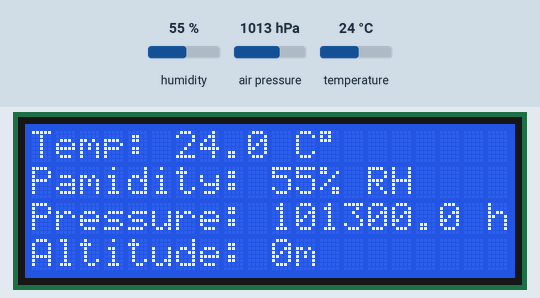
Bench run of a sketch on a simulated Arduino Uno, built with avr-gcc and run on an emulated ATmega328P. Parts: 20×4 character LCD. The test bench sets the inputs (shaded band); at power-on: air pressure 1013 hPa, humidity 55 %, temperature 24 °C.

Above: at 2.2 s.
2.3 s: air pressure set to 952 hPa
At 3.5 s:
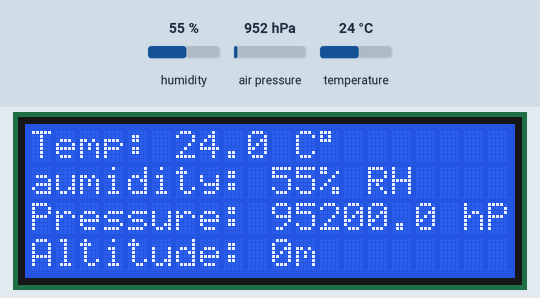
4.3 s: humidity set to 22 %
At 5.4 s:
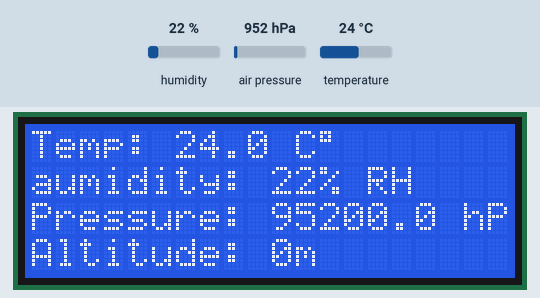
5.9 s: temperature set to 12 °C
At 7.3 s:
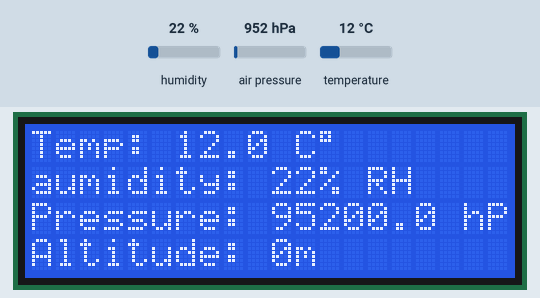
7.6 s: humidity set to 40 %
At 9.2 s:
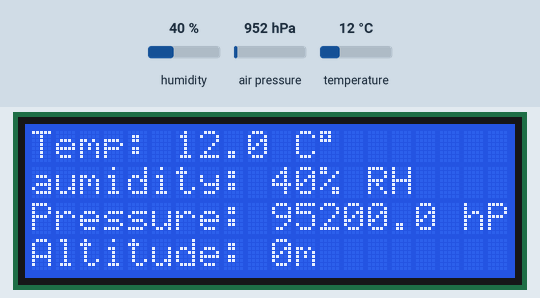
Timing chart, 0 to 10.3 s (numbered marks = the images above; inputs shaded):
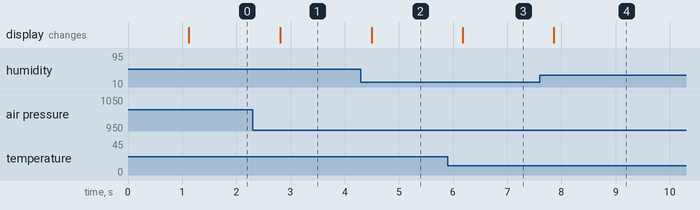

The sketch:

LCD2004_BME280.ino
```cpp
// (licence header left out)
 // i2c expander i/o class header

#include <BME280I2C.h>
#include <Wire.h>
#include <hd44780.h>
#include <hd44780ioClass/hd44780_I2Cexp.h>


hd44780_I2Cexp lcd; // declare lcd object: auto locate & config exapander chip
BME280I2C bme;
					// LCD geometry
const int LCD_ROWS = 4;
const int LCD_COLS = 20;
bool metric = true;

void setup()
{
	// initialize LCD with number of columns and rows:
	if (lcd.begin(LCD_COLS, LCD_ROWS))
	{
		// begin() failed so blink the onboard LED if possible

		fatalError(1); // this never returns
	}
	while (!bme.begin())
	{
		lcd.print("Hello, World!");
	}
	delay(1000);
	// Print a message to the LCD
}

void loop()
{
	float temp(NAN), hum(NAN), pres(NAN);
	 uint8_t pressureUnit(1);  //unit: B000 = Pa, B001 = hPa, B010 = Hg, B011 = atm, B100 = bar, B101 = torr, B110 = N/m^2, B111 = psi
	 bme.read(pres, temp, hum, pressureUnit, metric);
	 float altitude = bme.alt(metric);

	lcd.setCursor(0, 0);
	lcd.print("Temp: ");
	lcd.print(temp, 1);
	lcd.print(" C");
	lcd.write(0xdf);
	lcd.setCursor(0, 1);
	lcd.print("Humidity: ");
	lcd.print(hum,0);
	lcd.print("% RH");
	lcd.setCursor(0, 2);
	lcd.print("Pressure: ");
	lcd.print(pres, 1);
	lcd.print(" hPa");
	lcd.setCursor(0, 3);
	lcd.print("Altitude: ");
	lcd.print(altitude, 0);
	lcd.print((metric ? "m" : "ft"));

	delay(500);
}


// fatalError() - loop & blink an error code
void fatalError(int ecode)
{
	hd44780::fatalError(ecode); // does not return
}
```

Measured:
- after the input at 2.3 s, the display: changes after 0.51 s (image 1)
- after the input at 4.3 s, the display: changes after 0.20 s (image 2)
- after the input at 5.9 s, the display: changes after 0.28 s (image 3)
- after the input at 7.6 s, the display: changes after 0.26 s (image 4)
